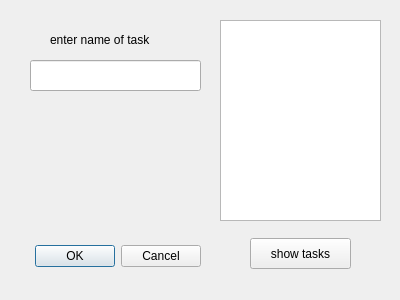
<?xml version="1.0" encoding="UTF-8"?>
<ui version="4.0">
 <class>Dialog_delete_task</class>
 <widget class="QDialog" name="Dialog_delete_task">
  <property name="geometry">
   <rect>
    <x>0</x>
    <y>0</y>
    <width>400</width>
    <height>300</height>
   </rect>
  </property>
  <property name="windowTitle">
   <string>Dialog</string>
  </property>
  <widget class="QDialogButtonBox" name="buttonBox">
   <property name="geometry">
    <rect>
     <x>-50</x>
     <y>240</y>
     <width>251</width>
     <height>32</height>
    </rect>
   </property>
   <property name="orientation">
    <enum>Qt::Horizontal</enum>
   </property>
   <property name="standardButtons">
    <set>QDialogButtonBox::Cancel|QDialogButtonBox::Ok</set>
   </property>
  </widget>
  <widget class="QListWidget" name="listwidget">
   <property name="geometry">
    <rect>
     <x>220</x>
     <y>20</y>
     <width>161</width>
     <height>201</height>
    </rect>
   </property>
  </widget>
  <widget class="QPushButton" name="show_tasks_btn">
   <property name="geometry">
    <rect>
     <x>250</x>
     <y>238</y>
     <width>101</width>
     <height>31</height>
    </rect>
   </property>
   <property name="text">
    <string>show tasks</string>
   </property>
  </widget>
  <widget class="QLineEdit" name="delete_task_btn">
   <property name="geometry">
    <rect>
     <x>30</x>
     <y>60</y>
     <width>171</width>
     <height>31</height>
    </rect>
   </property>
  </widget>
  <widget class="QLabel" name="label">
   <property name="geometry">
    <rect>
     <x>50</x>
     <y>30</y>
     <width>151</width>
     <height>20</height>
    </rect>
   </property>
   <property name="text">
    <string>enter name of task</string>
   </property>
  </widget>
 </widget>
 <resources/>
 <connections>
  <connection>
   <sender>buttonBox</sender>
   <signal>accepted()</signal>
   <receiver>Dialog_delete_task</receiver>
   <slot>accept()</slot>
   <hints>
    <hint type="sourcelabel">
     <x>248</x>
     <y>254</y>
    </hint>
    <hint type="destinationlabel">
     <x>157</x>
     <y>274</y>
    </hint>
   </hints>
  </connection>
  <connection>
   <sender>buttonBox</sender>
   <signal>rejected()</signal>
   <receiver>Dialog_delete_task</receiver>
   <slot>reject()</slot>
   <hints>
    <hint type="sourcelabel">
     <x>316</x>
     <y>260</y>
    </hint>
    <hint type="destinationlabel">
     <x>286</x>
     <y>274</y>
    </hint>
   </hints>
  </connection>
 </connections>
</ui>
